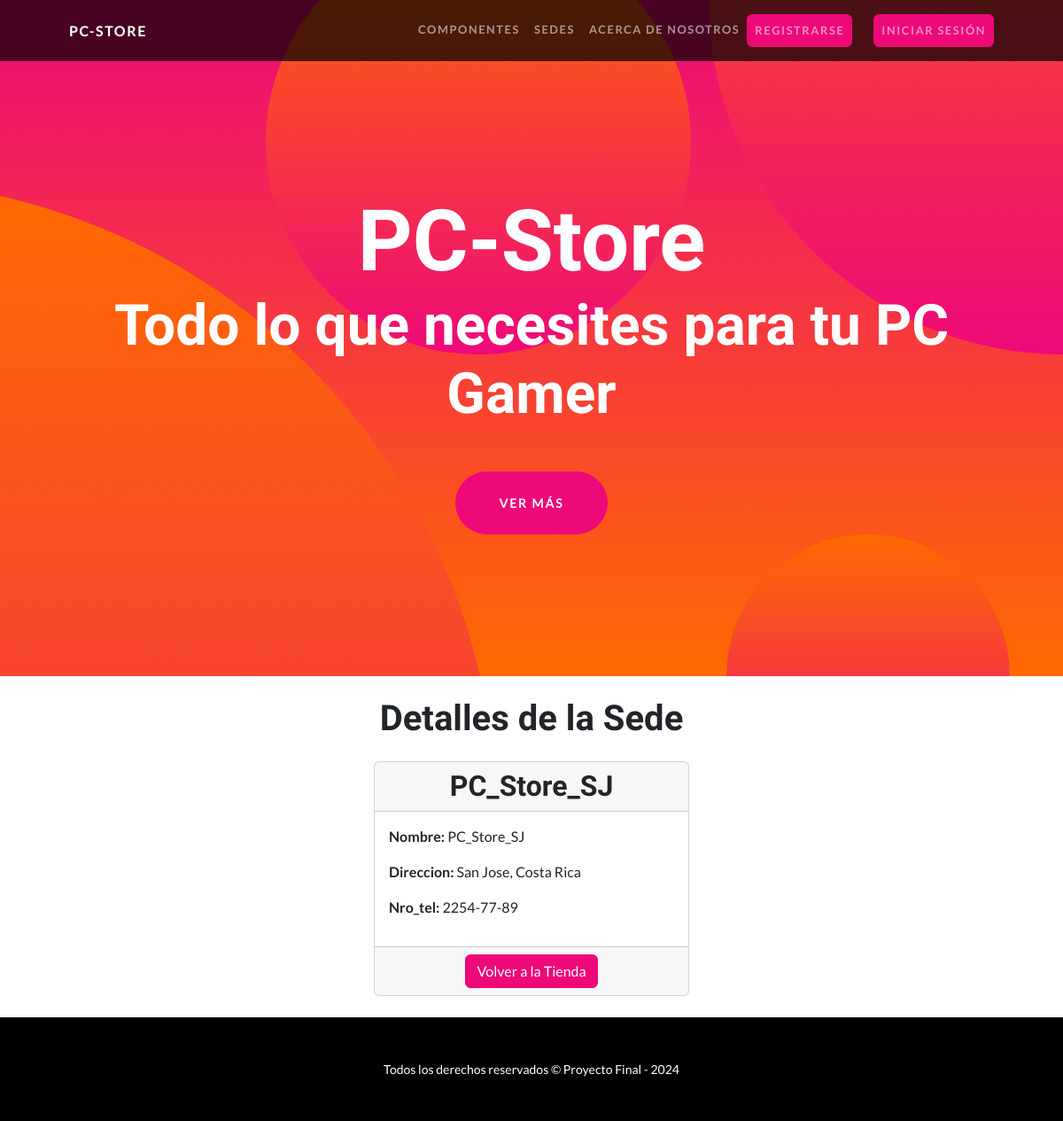
Page /sede-detalle/1 on the committed database.
### myapp/models.py (models this page shows, shortened)
class Sede(models.Model):
    nombre = models.CharField(max_length=30)
    direccion = models.CharField(max_length=30)
    nro_tel = models.CharField(max_length=30)

### myapp/views.py (the view)
# urls.py: path('sede-detalle/<int:pk>', vw.SedeDetailView.as_view(), name="sede-detalle"),
class SedeDetailView(DetailView):
    model = Sede
    template_name = "myapp/sede-detalle.html"

### myapp/templates/myapp/sede-detalle.html (shortened to what this page needs)
{% extends 'myapp/base.html' %}
{% block content %}
<div class="container my-4">
    <div class="row justify-content-center">
        <div class="col-md-6 col-lg-4">
            <h1 class="text-center mb-4">Detalles de la Sede</h1>
            <div class="card">
                <div class="card-header text-center">
                    <h2 class="card-title mb-0">{{ sede.nombre }}</h2>
                </div>
                <div class="card-body">
                    <p><strong>Nombre:</strong> {{ sede.nombre }}</p>
                    <p><strong>Direccion:</strong> {{ sede.direccion }}</p>
                    <p><strong>Nro_tel:</strong> {{ sede.nro_tel }}</p>
                </div>
                <div class="card-footer text-center">
                    <a href="{% url 'sedes' %}" class="btn btn-primary">Volver a la Tienda</a>
                </div>
            </div>
        </div>
    </div>
</div>
{% endblock %}

### rows in the picture
Sede: nombre "PC_Store_SJ", direccion "San Jose, Costa Rica", nro_tel "2254-77-89"
